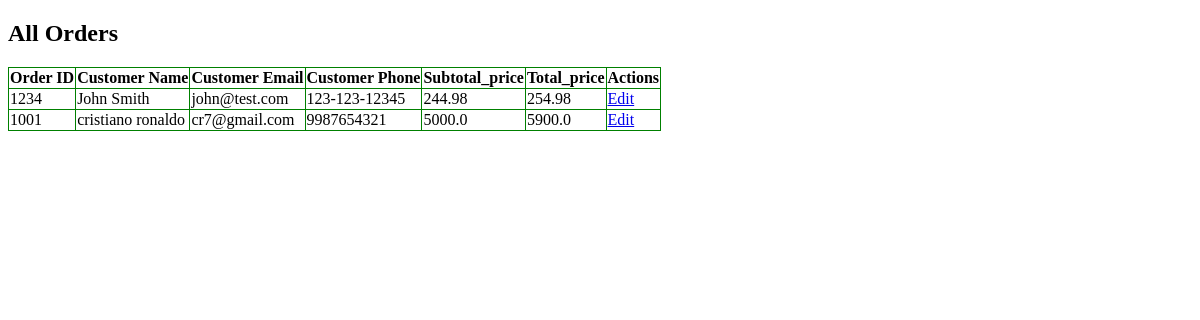
The app's page /app/orders/, older data.
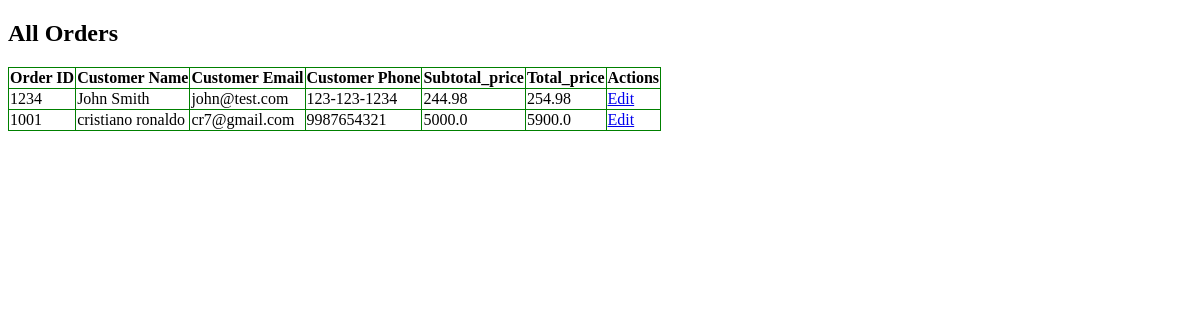
The same page, newer data.
### myApp/models.py (models this page shows, shortened)
class Order(models.Model):
    orderno     = models.IntegerField()
    customer_name   = models.CharField(max_length=64)
    customer_phone = models.CharField(max_length=15)
    customer_email = models.EmailField()
    total_price = models.FloatField()
    subtotal_price = models.FloatField()

### myApp/views.py (the view)
# urls.py: path('orders/', OrderDetail.as_view(), name='orders'),
class OrderDetail(View):
    def get(self, request, *args, **kwargs):
        orders = Order.objects.all()
        return render(request, 'myApp/show.html', {'orders':orders})

### myApp/templates/myApp/show.html (shortened to what this page needs)
<!DOCTYPE html>
<html lang="en">
<head>
	{% load staticfiles %}
</head>
<body>
<h2>All Orders</h2>
<table class="example-table" border="0">
	<thead class="thead-dark">
	<tr>
		<th>Order ID</th>
		<th>Customer Name</th>
		<th>Customer Email</th>
    <th>Customer Phone</th>
		<th>Subtotal_price</th>
		<th>Total_price</th>
    <th>Actions</th>
	</tr>
	</thead>
	<tbody>
		{% for order in orders %}
		<tr>
			<td>{{ order.orderno }}</td>
			<td>{{ order.customer_name }}</td>
			<td>{{ order.customer_email }}</td>
			<td>{{ order.customer_phone }}</td>
			<td> {{ order.subtotal_price }}</td>
      <td> {{ order.total_price }}</td>
			<td>
				<a href="{% url "order_update"  order.id %}"><span class="glyphicon glyphicon-pencil" >Edit</span></a>
			</td>
		</tr>
		{% endfor %}
	</tbody>
</table>
</body>
</html>

Row changes from the older to the newer data that the page shows:
changed Order "John Smith": customer_phone "123-123-12345" → "123-123-1234"
